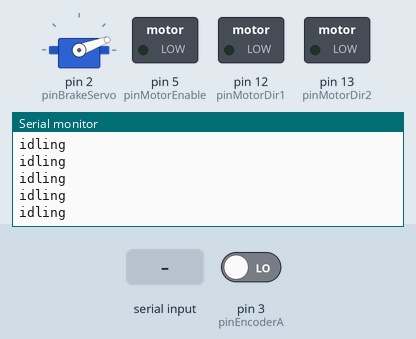
Simulated run of this sketch. Board: Arduino Uno, built with avr-gcc and run on an emulated ATmega328P. On the bench: servo, switched loads named in the sketch (green lamp = pin HIGH), the last lines printed to the serial monitor. Inputs (shaded band) come from the test bench; at power-on: pin 3 (pinEncoderA) LOW.

Above: at 1.2 s.
1.3 s: "1\n" received over Serial
At 1.32 s:
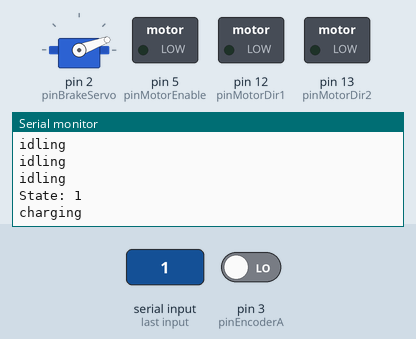
2.8 s: "2\n" received over Serial
At 2.82 s:
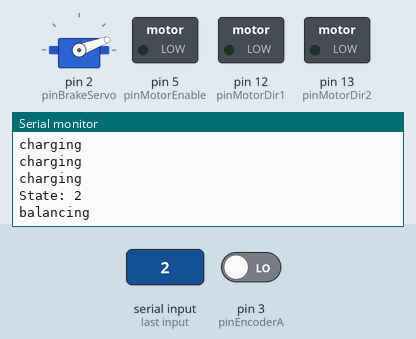

Measured:
- after the input at 1.3 s, the serial monitor: prints a new line at once (image 1)
- after the input at 2.8 s, the serial monitor: prints a new line at once (image 2)

The sketch:

Controller.ino
```cpp
#include <ServoTimer2.h>

// ///////////////////////////////
// Encoder Variables and Constants
// ///////////////////////////////

#define pinEncoderA 3
#define pinEncoderB 4

#define portEncoderA PIND3
#define portEncoderB PIND4

//volatile unsigned long encoderTimePrev = 0;  // us
//volatile unsigned long encoderTimeCurr = 0;   // us

#define numCounts 4
volatile int encoderCounts[numCounts];
volatile float encoderWeights[numCounts];

volatile float wheelRPMPrev = 0; // rpm
volatile float wheelRPMRaw = 0; // rpm
volatile float wheelRPM = 0;    // rpm

#define encoderSpeedFilter 0.6 // percentage of the previous rpm to keep each update step
#define encoderCPR 22

//#define GR 1

// /////////////////////////////
// Motor Variables and Constants
// /////////////////////////////

#define pinMotorEnable 5
#define pinMotorDir1 12
#define pinMotorDir2 13

// ///////////////////////////
// Servo and Braking Variables
// ///////////////////////////

#define RPM_TO_BRAKE_FORWARD 2000
#define RPM_TO_BRAKE_BACKWARD 1500
#define servoRestPos 750
#define servoBrakePos 2250

#define pinBrakeServo 2
ServoTimer2 brakeServo;

// /////////////////////////////
// State Variables and Constants
// /////////////////////////////

#define STATE_IDLE '0'
#define STATE_CHARGING '1'
#define STATE_BALANCING '2'
#define STATE_RISING '3'
#define STATE_FLIP_FORWARD '4'
#define STATE_FLIP_BACKWARD '5'
#define STATE_BRAKING '6'
#define STATE_POTENTIOMETER '7'

volatile unsigned long prevMicros;
volatile unsigned long currMicros;
volatile char state = STATE_IDLE;
```

_1_Setup.ino
```cpp
void setup() {

  Serial.begin(9600);

  brakeServo.attach(pinBrakeServo);
  brakeServo.write(servoRestPos);

  pinMode(pinEncoderA, INPUT);
  pinMode(pinEncoderB, INPUT);

  // Setup 50Hz main loop
  noInterrupts();
  TCCR1A = 0; // set entire TCCR1A register to 0
  TCCR1B = 0; // same for TCCR1B
  TCNT1 = 53036; // 50 ms, 20 Hz
  TCCR1B |= (1 << CS11) | (1 << CS10); // Prescaler 64
  TIMSK1 |= (1 << TOIE1); // Enable Timer1 Overflow interrupt
  interrupts();

  attachInterrupt(digitalPinToInterrupt(pinEncoderA), encoder_ISR, CHANGE);

  for (int i = 0; i < numCounts; ++i) {
    encoderCounts[i] = 0;
    //    encoderWeights[numCounts - 1 - i] = pow(0.5, i + 1);
    encoderWeights[i] = 1.0 / numCounts;
  }
  //  encoderWeights[numCounts - 1 - (numCounts - 1)] *= 2.0;


  pinMode(pinMotorEnable, OUTPUT);
  pinMode(pinMotorDir1, OUTPUT);
  pinMode(pinMotorDir2, OUTPUT);

  digitalWrite(pinMotorDir1, HIGH);
  digitalWrite(pinMotorDir2, LOW);

  prevMicros = micros();
  currMicros = micros();

}
```

_2_Loop.ino
```cpp
void loop() {
  //  calculateRPM();
  //  noInterrupts();
  //  Serial.println(wheelRPM);
  //  interrupts();
  //  delay(50);

  if (Serial.available() > 0) {
    char newState = Serial.read();
    if (newState != '\n') {
      state = newState;
      Serial.print("State: ");
      Serial.println(state);
    }
  }

  switch (state) {

    case STATE_BALANCING:
      //idk lol
      Serial.println("balancing");
      break;

    case STATE_RISING:
      // Do something here, like delay
//      delay(500);
//      state = STATE_BALANCING;
      Serial.println("rising");
      break;

    case STATE_CHARGING:
      Serial.println("charging");
      break;

    case STATE_BRAKING:
      analogWrite(pinMotorEnable, 0);
      digitalWrite(pinMotorDir1, LOW);
      digitalWrite(pinMotorDir2, LOW);
      brakeServo.write(servoBrakePos);
      Serial.println("braking");
      break;

    case STATE_IDLE:
      // Set motor to 0
      analogWrite(pinMotorEnable, 0);
      digitalWrite(pinMotorDir1, LOW);
      digitalWrite(pinMotorDir2, LOW);
      brakeServo.write(servoRestPos);
      Serial.println("idling");
      break;

    case STATE_FLIP_FORWARD:
      if (abs(wheelRPM) < RPM_TO_BRAKE_FORWARD) {
        digitalWrite(pinMotorDir1, LOW);
        digitalWrite(pinMotorDir2, HIGH);
        analogWrite(pinMotorEnable, 255);
      } else {
        state = STATE_BRAKING;
      }
      Serial.println(wheelRPM);
      break;

    case STATE_FLIP_BACKWARD:
      if (abs(wheelRPM) < RPM_TO_BRAKE_BACKWARD) {
        digitalWrite(pinMotorDir1, HIGH);
        digitalWrite(pinMotorDir2, LOW);
        analogWrite(pinMotorEnable, 255);
      } else {
        state = STATE_BRAKING;
      }
      Serial.println(wheelRPM);
      break;

    case STATE_POTENTIOMETER:
      int potValue = analogRead(A0); // Read potentiometer value
      int pwmOutput = map(potValue, 0, 1023, -255 , 255); // Map the potentiometer value from 0 to 255

      if (pwmOutput < 0) {
        digitalWrite(pinMotorDir1, LOW);
        digitalWrite(pinMotorDir2, HIGH);
      } else {
        digitalWrite(pinMotorDir1, HIGH);
        digitalWrite(pinMotorDir2, LOW);
      }
      Serial.print(wheelRPM);
      Serial.print(" ");
      Serial.print(pwmOutput);
      Serial.println();
      analogWrite(pinMotorEnable, abs(pwmOutput)); // Send PWM signal to L298N Enable pin
//      Serial.println("flip charging");
      break;


    default:
      // Set motor to 0
      analogWrite(pinMotorEnable, 0);
      digitalWrite(pinMotorDir1, LOW);
      digitalWrite(pinMotorDir2, LOW);
      brakeServo.write(servoRestPos);
      Serial.println("idling");
      break;
  }
//  Serial.println("loop");
  delay(50);
}

//
// Main state update loop using a 20 Hz interrupt 50 ms delta time
//
ISR(TIMER1_OVF_vect) {

  prevMicros = currMicros;
  currMicros = micros();

//  Serial.print("Update Delta: ");
//  Serial.println(currMicros - prevMicros);

  getWheelRPM();
  getIMUValues();

//  if (state == STATE_BALANCING) {
//    // balance calculations
//
//  } else if (state == STATE_CHARGING) {
//
//    if (wheelRPM > RPM_TO_BRAKE) {
//      // Set rpm to 0
//      // brake
//      state = STATE_RISING;
//    }
//
//  } else if (state == STATE_IDLE) {
//    // idle
//
//  }

  TCNT1 = 53150;
}
```

_3_Encoder.ino
```cpp
void getWheelRPM() {
  wheelRPMPrev = wheelRPM;

  float averageCounts = 0;
  for (int i = 0; i < numCounts; ++i) {
    averageCounts += encoderCounts[i] * encoderWeights[i];
  }

  wheelRPMRaw = averageCounts / (float) (currMicros - prevMicros) * 1000000.0 / encoderCPR * 60; // / GR;
  wheelRPM = (1 - encoderSpeedFilter) * wheelRPMRaw + encoderSpeedFilter * wheelRPMPrev;

  // Shift encoder values back;
  for (int i = numCounts - 1; i > 0; --i) {
    encoderCounts[i] = encoderCounts[i - 1];
  }
  encoderCounts[0] = 0;
}

void encoder_ISR() {
  if ((PIND & (1 << portEncoderA)) >> portEncoderA == (PIND & (1 << portEncoderB)) >> portEncoderB) {
    encoderCounts[0]++;
  } else {
    encoderCounts[0]--;
  }
}
```

_4_Motor.ino
```cpp
// Set the motor's angular velocity in rad/s
void setMotorVelocity(float v) {


}
```

_5_IMU.ino
```cpp
void getIMUValues() {


}
```
